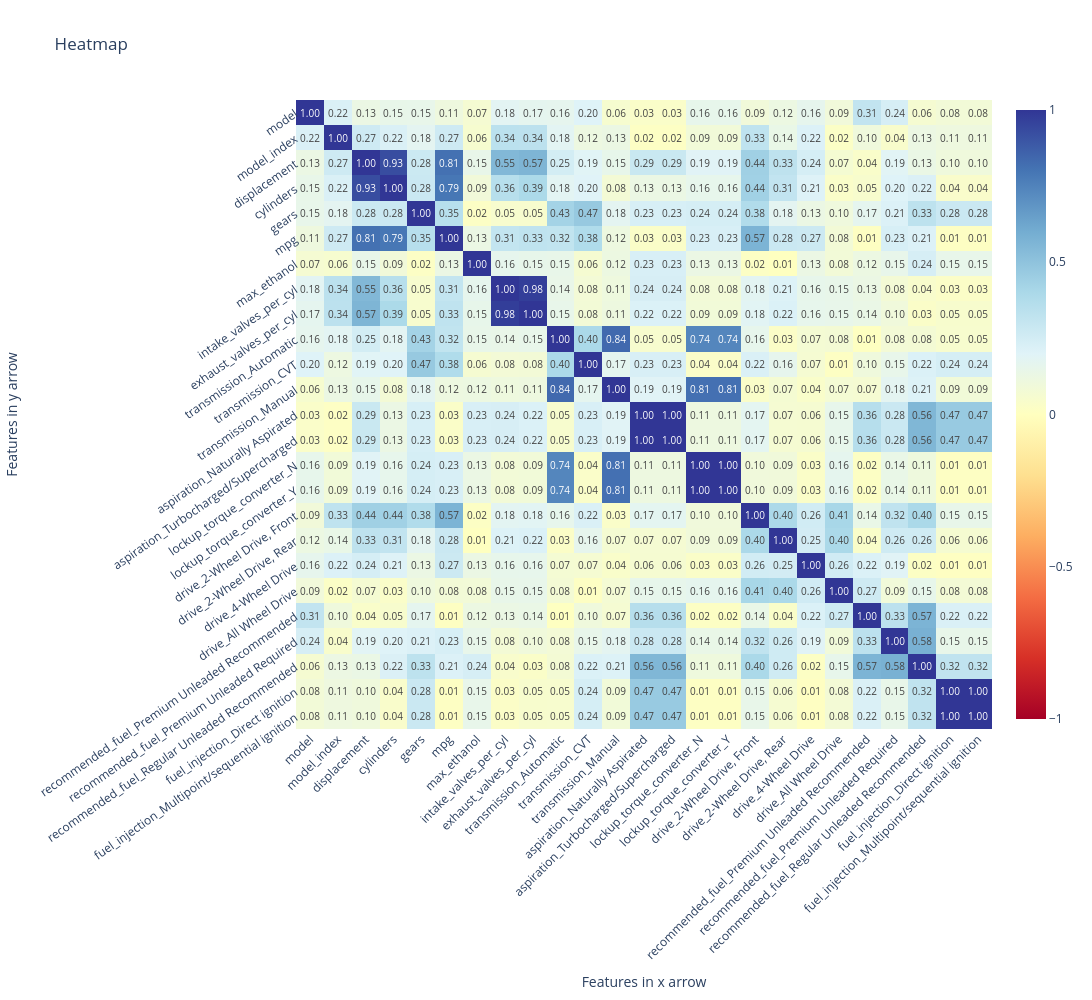

Notebook source saved alongside this figure:
### Code cell
import plotly.express as px
corr_long = corr_matrix.reset_index().melt(id_vars='index')
corr_long.columns = ['Feature 1', 'Feature 2', 'Correlation']
fig = px.imshow(
    corr_matrix,
    text_auto='.2f',          
    aspect="auto",
    color_continuous_scale='RdYlBu',  
    zmin=-1, zmax=1,
    title="Heatmap"
)
fig.update_layout(
    width=1200,
    height=1000,
    xaxis_title="Features in x arrow",
    yaxis_title="Features in y arrow",
    xaxis=dict(tickangle=-45),
    yaxis=dict(tickangle=-35) 
)
fig.show()

### Figure 1 — Plotly figure (JSON) as saved in the notebook; plotly's stock layout.template omitted (floating-point values rounded to 4 significant figures; data arrays with more than 128 entries replaced by an {"elided": "..."} marker saying what was removed)
{"data": [{"coloraxis": "coloraxis", "hovertemplate": "x: %{x}<br>y: %{y}<br>color: %{z}<extra></extra>", "name": "0", "texttemplate": "%{z:.2f}", "type": "heatmap", "x": ["model", "model_index", "displacement", "cylinders", "gears", "mpg", "max_ethanol", "intake_valves_per_cyl", "exhaust_valves_per_cyl", "transmission_Automatic", "transmission_CVT", "transmission_Manual", "aspiration_Naturally Aspirated", "aspiration_Turbocharged/Supercharged", "lockup_torque_converter_N", "lockup_torque_converter_Y", "drive_2-Wheel Drive, Front", "drive_2-Wheel Drive, Rear", "drive_4-Wheel Drive", "drive_All Wheel Drive", "recommended_fuel_Premium Unleaded Recommended", "recommended_fuel_Premium Unleaded Required", "recommended_fuel_Regular Unleaded Recommended", "fuel_injection_Direct ignition", "fuel_injection_Multipoint/sequential ignition"], "xaxis": "x", "y": ["model", "model_index", "displacement", "cylinders", "gears", "mpg", "max_ethanol", "intake_valves_per_cyl", "exhaust_valves_per_cyl", "transmission_Automatic", "transmission_CVT", "transmission_Manual", "aspiration_Naturally Aspirated", "aspiration_Turbocharged/Supercharged", "lockup_torque_converter_N", "lockup_torque_converter_Y", "drive_2-Wheel Drive, Front", "drive_2-Wheel Drive, Rear", "drive_4-Wheel Drive", "drive_All Wheel Drive", "recommended_fuel_Premium Unleaded Recommended", "recommended_fuel_Premium Unleaded Required", "recommended_fuel_Regular Unleaded Recommended", "fuel_injection_Direct ignition", "fuel_injection_Multipoint/sequential ignition"], "yaxis": "y", "z": {"elided": "25x25 float values"}}], "layout": {"coloraxis": {"cmax": 1, "cmin": -1, "colorscale": [[0, "rgb(165,0,38)"], [0.1, "rgb(215,48,39)"], [0.2, "rgb(244,109,67)"], [0.3, "rgb(253,174,97)"], [0.4, "rgb(254,224,144)"], [0.5, "rgb(255,255,191)"], [0.6, "rgb(224,243,248)"], [0.7, "rgb(171,217,233)"], [0.8, "rgb(116,173,209)"], [0.9, "rgb(69,117,180)"], [1, "rgb(49,54,149)"]]}, "height": 1000, "title": {"text": "Heatmap"}, "width": 1200, "xaxis": {"anchor": "y", "domain": [0, 1], "tickangle": -45, "title": {"text": "Features in x arrow"}}, "yaxis": {"anchor": "x", "autorange": "reversed", "domain": [0, 1], "tickangle": -35, "title": {"text": "Features in y arrow"}}}}
